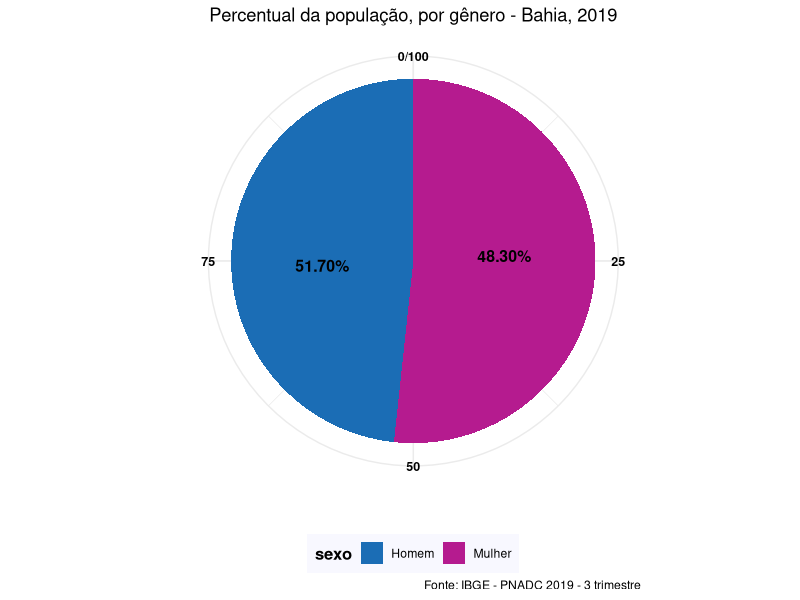

Reproduce this figure in R.


library(ggplot2)
library(ggthemes)
library(RColorBrewer)
library(Cairo)
library(dplyr)


# dataset
pnadCsexo <- read.csv2("pnadCsexo.csv", h=T, dec=",") # ok 

# Grafico
ggplot(pnadCsexo,aes(x="", y=percent, fill=sexo)) +
  geom_bar(width=1, stat = "identity") +
  coord_polar("y", start=0) +
  geom_text(aes(y=yposicao_legenda, label = sprintf("%1.2f%%",percent)), size = 4,
            color = 'black',fontface='bold') +
  scale_fill_manual(values = c("#1b6db5","#b51b8f"))+
  labs(x="",y="", title="Percentual da população, por gênero - Bahia, 2019",
       caption = "Fonte: IBGE - PNADC 2019 - 3 trimestre") +
  theme_minimal() +
  theme(legend.position="bottom", legend.title = element_text(colour="Black", size=12, face="bold"), legend.background = element_rect(fill="ghostwhite", size=0.5, linetype="blank") )+
  theme(plot.title = element_text(hjust = 0.5),
        axis.text.x = element_text(face="bold", color="#000000", 
                                   size=9))
